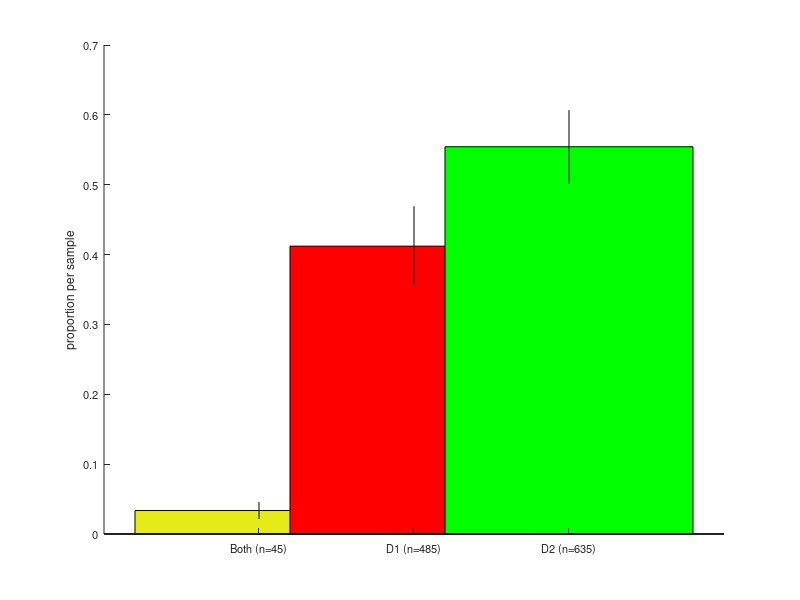

The MATLAB source for this figure: (Note: this script raises an error after producing the figure.)
function overlapping_cell_counts()
  values = [1 8 14;...
            1 25 24;...
            1 16 25;...
            18 223 309;...
            24 213 263];
  totals = sum(values, 2);
  for i=1:size(values, 1)
    values(i,:) = values(i,:) ./ totals(i);
  end
  f = figure();
  bar(1, mean(values(:,1)), 'facecolor', [228 235 25]./255);
  hold on;
  bar(2, mean(values(:,2)), 'facecolor', [1 0 0]);
  bar(3, mean(values(:,3)), 'facecolor', [0 1 0]);
  mv = mean(values, 1);
  stdv = std(values, [], 1);
  % errorbar(1:3, mean(values, 1), std(values, [], 1), 'k.')
  plot(repmat([1 2 3], 2, 1), [mv + stdv; mv - stdv], 'k');
  xticks(1:3)
  xticklabels({'Both (n=45)', 'D1 (n=485)', 'D2 (n=635)'});
  set(gca, 'fontsize', 8, 'xticklabelrotation', 90);
  ylabel('proportion per sample');
  box off;
  f.PaperUnits = 'inches';
  f.PaperPosition = [0 0 1.5 3];
  saveas(f, '/Users/wgillis/Dropbox (HMS)/lab-datta/projects/dls-function/paper/figs/cre-on-off overlap/overlapping-cell-count', 'epsc');
  savefig(f, '/Users/wgillis/Dropbox (HMS)/lab-datta/projects/dls-function/paper/figs/cre-on-off overlap/overlapping-cell-count');
  print(f, '/Users/wgillis/Dropbox (HMS)/lab-datta/projects/dls-function/paper/figs/cre-on-off overlap/overlapping-cell-count', '-r300', '-dtiff');
end % function
